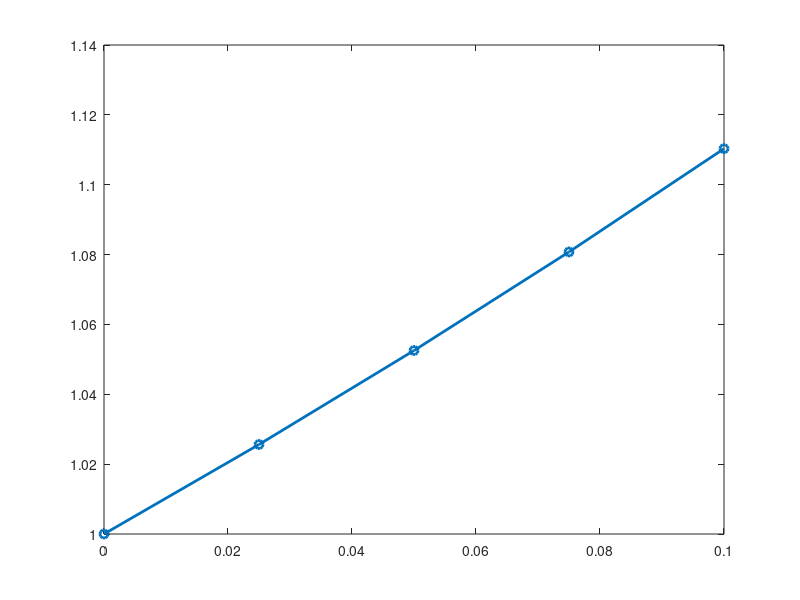

Write MATLAB code to recreate this figure. (Note: this script raises an error after producing the figure.)
clear all; clc;

f = @(x, y) x+y;
y0 = 1;
x0 = 0;
dx = 0.025;
x_target = 0.1; % y(0,1)
n = (x_target - x0)/dx;

x = zeros(n+1, 1);
y = zeros(n+1, 1);

x(1) = x0;
y(1) = y0;

for i = 1:n
    y_aksen(i) = f(x(i), y(i));
    
    y(i+1) = y(i) + y_aksen(i) * dx;

    x(i+1) = x(i) + dx;
    
    y_aksen(i+1) = f(x(i+1), y(i+1));
    
    y_bar_aksen = 0.5 * (y_aksen(i) + y_aksen(i+1));
    y_prediksi_tampil = y(i+1); 
    
    y(i+1) = y(i) + y_bar_aksen * dx;
end

fprintf("--------------------------\n")
fprintf("Iterasi\t x\t\t y (heun)\n")
fprintf("--------------------------\n")
for i = 1:length(x)
    fprintf("%d\t\t %.3f\t %.5f\n", i-1, x(i), y(i));
end
fprintf("--------------------------\n")

fprintf("Hasil dari metode Heun adalah: %.5f\n", y(end));

figure;
plot(x, y, '-o', 'LineWidth', 2, 'MarkerSize', 6);
title(["Grafik Metode Heun dy/dx = x + y"], ["Feby Syarief A-0087-Ose C"]);
xlabel("x");
ylabel("yi + 1");
grid on;
